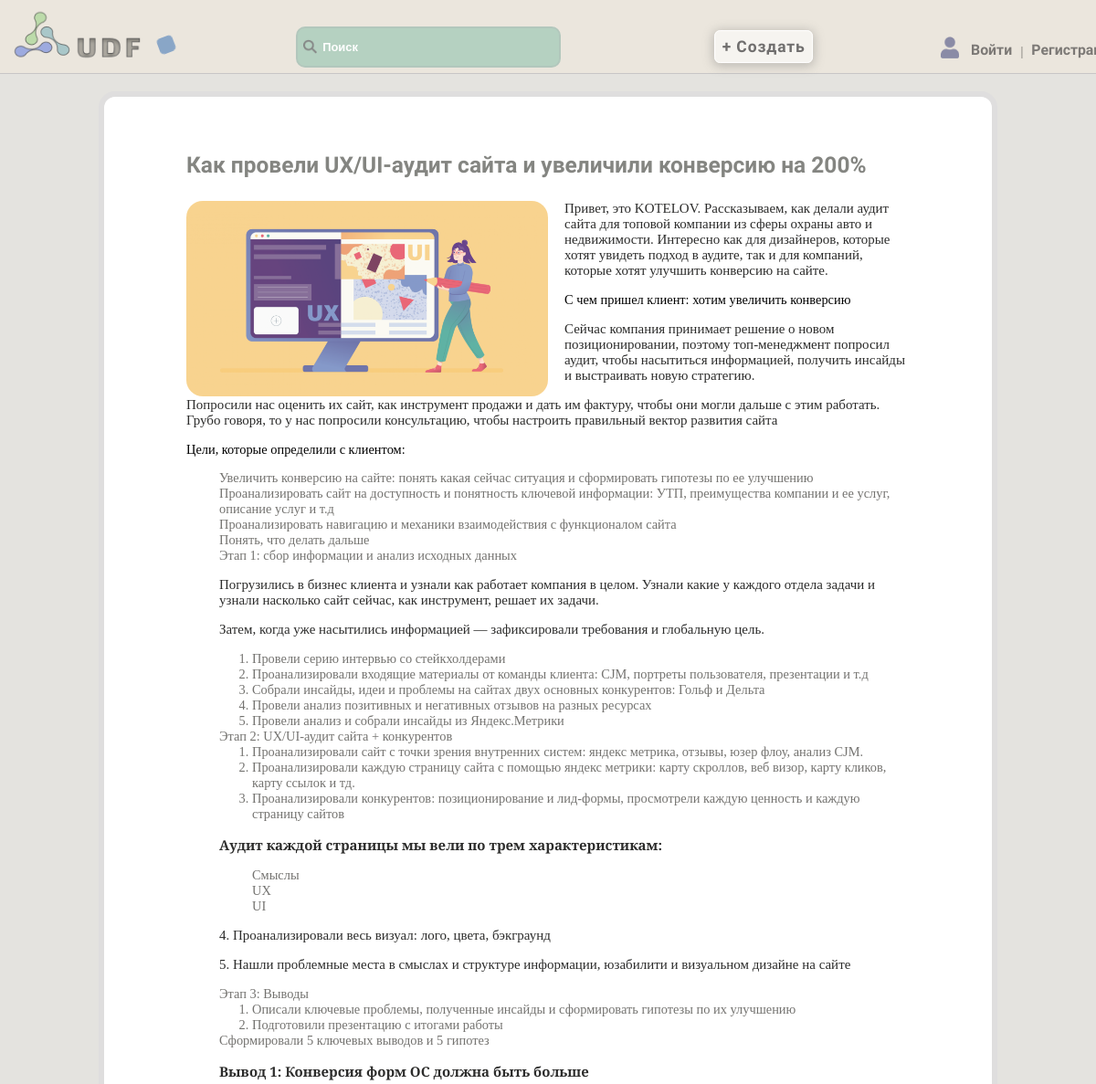
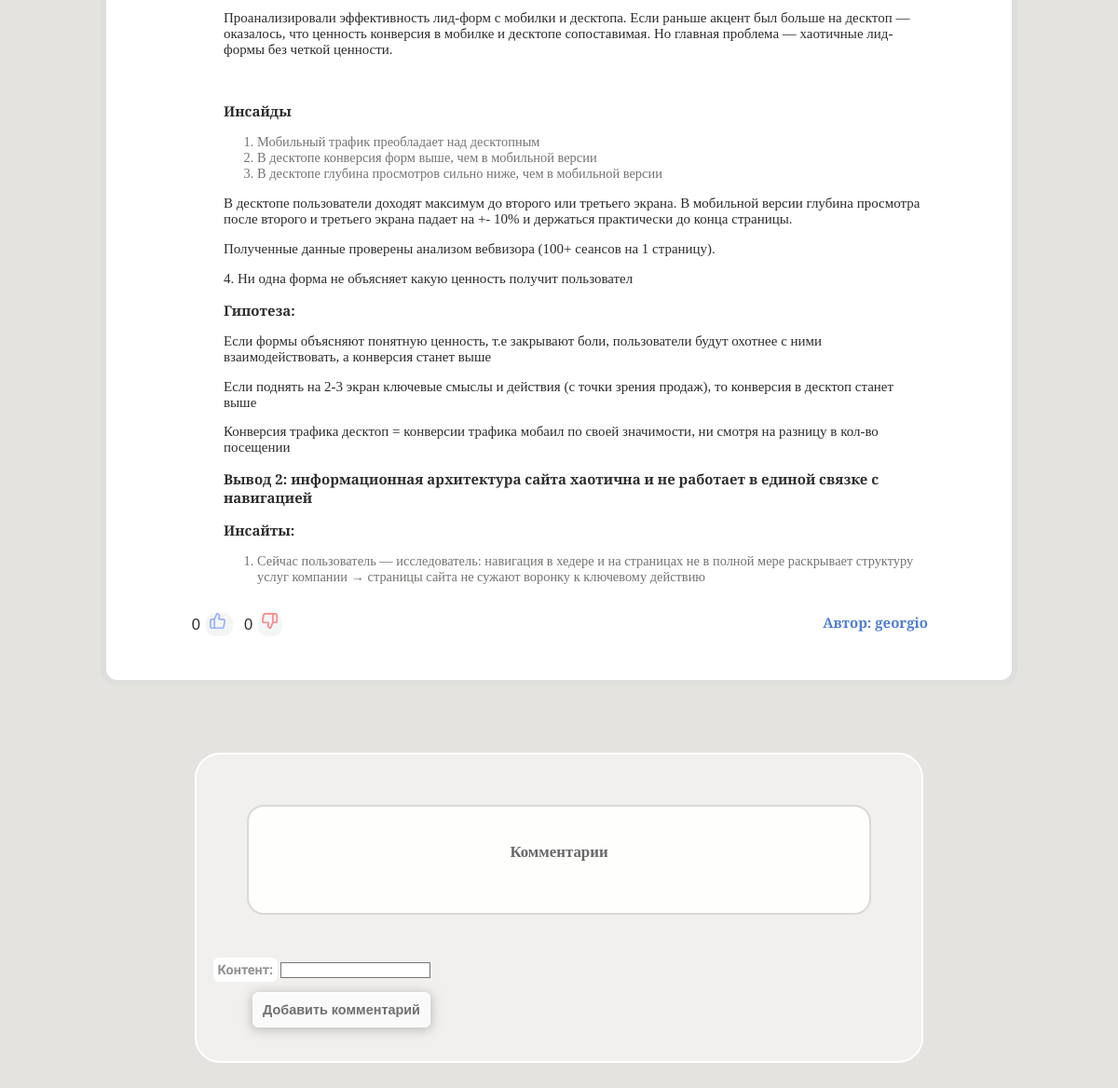
/22/review/, run on the app's committed database (2 pictures, top to bottom).
### articles/models.py (models this page shows, shortened)
class Article(models.Model):
    title = models.CharField(max_length=255, verbose_name='Статья')  # Заголовок статьи
    content = models.TextField(verbose_name='Контент')  # Содержание статьи
    author = models.ForeignKey(settings.AUTH_USER_MODEL, on_delete=models.CASCADE, verbose_name='Автор')  # Автор статьи
    created_at = models.DateTimeField(auto_now_add=True, verbose_name='Дата')  # Дата создания статьи
    photo = models.ImageField(upload_to='photo', blank=True, verbose_name='Изображение')  # Изображение для статьи
    likes = models.ManyToManyField(settings.AUTH_USER_MODEL, related_name='liked_articles')  # Пользователи, поставившие лайк
    dislikes = models.ManyToManyField(settings.AUTH_USER_MODEL, related_name='disliked_articles')  # Пользователи, поставившие дизлайк
    category = models.ForeignKey('Category', on_delete=models.PROTECT, verbose_name="Категория")  # Категория статьи
    views = models.PositiveIntegerField(default=0, verbose_name='Просмотры')  # Количество просмотров
    def increment_views(self, user=None):
        if user and user.is_authenticated:
            self.views += 1
            self.save()  # Увеличивает количество просмотров статьи

### accounts/models.py (models this page shows, shortened)
class User(AbstractUser):
    username = models.CharField(max_length=150, unique=True, verbose_name='Имя')  # Поле для имени пользователя
    password = models.CharField(max_length=128, null=False, blank=False, verbose_name='Пароль')  # Поле для пароля пользователя
    bio = models.TextField(blank=True, verbose_name='Биография')  # Поле для биографии пользователя
    country = models.CharField(max_length=50, blank=True, verbose_name='Страна')  # Поле для страны пользователя
    city = models.CharField(max_length=50, blank=True, verbose_name='Город')  # Поле для города пользователя
    is_online = models.BooleanField(default=False, verbose_name='Статус')  # Поле для статуса онлайн/оффлайн пользователя
    occupation = models.CharField(max_length=50, blank=True, verbose_name='Род деятельности')  # Поле для профессии пользователя
    avatar = models.ImageField(upload_to='avatars', blank=True, verbose_name='Аватар')  # Поле для аватара пользователя
    date_joined = models.DateTimeField(auto_now_add=True, verbose_name='Дата')  # Дата регистрации пользователя
    email = models.EmailField(unique=True)  # Поле для электронной почты пользователя
    gender_choices = [
        ('M', 'Мужской'),
        ('F', 'Женский'),
    ]
    gender = models.CharField(max_length=1, choices=gender_choices, blank=True, verbose_name='Пол')  # Поле для указания пола пользователя
    age = models.IntegerField(blank=True, null=True, verbose_name='Возраст')  # Поле для возраста пользователя
    last_login = models.DateTimeField(default=timezone.now)  # Последний вход пользователя
    groups = None
    user_permissions = None
    def is_online(self):
        return (timezone.now() - self.last_login).seconds < 3600

### articles/views.py (the view, shortened to what this page needs)
# urls.py: path('<int:pk>/review/', review_article, name='review_article'),  # Обзор статьи
def review_article(request, pk):
    article = get_object_or_404(Article, pk=pk)
    if request.user == article.author:
        pass
    else:
        article.increment_views(request.user)
    user_has_bookmark = False
    if request.user.is_authenticated:
        user_has_bookmark = article.bookmark_set.filter(user=request.user).exists()
    comment_form = CommentForm()
    comments = Comment.objects.filter(article=article)
    return render(request, 'articles/review_article.html', {'article': article, 'user_has_bookmark': user_has_bookmark, 'comment_form': comment_form, 'comments': comments})

### articles/forms.py
class CommentForm(forms.ModelForm):
    class Meta:
        model = Comment  # Используемая модель - Comment
        fields = ['content']  # Поле формы - content
        widgets = {
            'content': TinyMCE(attrs={'class': 'content_comment'}),  # Использование TinyMCE для поля content
        }

### articles/templates/articles/review_article.html (shortened to what this page needs)
{% extends 'core/base.html' %}
{% load static %}
{% block content %}
<div class="review-container">
  <h3 class="review-title">{{ article.title }}</h3>
      {% if article.photo %}
      <img class="image-article" src="{{ article.photo.url }}" alt="{{ article.title }}">
      {% endif %}
  <p>{{ article.content|safe }}</p>
  <p class="review-author"> Автор: {{ article.author.username }}</p>
   <p class="content-likes-dislikes-bookmarkio-article">
     <span id="likes-count-{{ article.id }}" style="font-family: Arial, serif; font-size: 1.1em; font-weight:500; padding: 2px;">{{ article.likes.count }}</span>
     <span class="like-button" data-article-id="{{ article.id }}" data-is-liked="{{ article.is_liked }}" data-is-disliked="{{ article.is_disliked }}">
     </span>
     <span id="dislikes-count-{{ article.id }}" style="font-family: Arial, serif; font-size: 1.1em; font-weight:500; padding: 2px;" >{{ article.dislikes.count }}</span>
     <span class="dislike-button" data-article-id="{{ article.id }}" data-is-liked="{{ article.is_liked }}" data-is-disliked="{{ article.is_disliked }}">
     </span>
   </p>
</div>
<div class="content-commentary">
  <div class="comment-area">
    <h3>Комментарии</h3>
  </div>
  <div class="add-comment-area">
  <form method="post" action="{% url 'add_comment' article.id %}">
    {{ comment_form.as_p }}
  <button class="review-bt" type="submit">Добавить комментарий</button>
  </form>
  </div>
  </div>
{% endblock %}

### core/static/css/style.css (style rules this page uses)
body { margin: 0; padding: 0; background: rgba(93, 82, 57, 0.16); zoom: 0.9; opacity: 0; height: auto; }
ul { list-style: none; font-family: Spectral SC, serif; font-weight: 300; color: rgba(59, 58, 53, 0.71); }
label, #id_username { color: rgba(100, 100, 100, 0.7); font-weight: bold; font-family: Roboto Condensed, serif; }
.content-likes-dislikes-bookmarkio-article { display: inline-block; }
.like-button, .dislike-button { background: rgba(74, 85, 98, 0.06); padding: 5px; border-radius: 11px; }
.like-button, .dislike-button { margin-right: 11px; cursor: pointer; }
.like-button svg, .dislike-button svg { width: 19px; height: 19px; }
.comment-area { padding: 5px; background-color: rgba(255, 255, 255, 0.88); border-radius: 20px; border: 3px solid rgba(128, 128, 128, 0.29); width: 730px; height: auto; color: rgba(72, 71, 71, 0.82); font-family: Georgia,serif; margin: 40px; white-space: pre-line; }
.comment-area h3 { text-align: center; }
.content-commentary { background-color: rgba(255, 255, 255, 0.45); margin: 80px auto 0; margin-bottom: 40px; border-radius: 30px; padding: 20px 20px 0; border: 3px solid white; }
.review-bt { padding: 11px; font-size: 1em; font-weight: bold; background-color: rgba(255, 255, 255, 0.7); box-shadow: 0 2px 12px 2px rgba(112, 110, 110, 0.36); color: rgba(82, 81, 81, 0.82); border: 1px solid rgb(255, 255, 255); border-radius: 7px; cursor: pointer; transition: background-color ease-in-out 0.3s, color ease-in-out 0.3s; }
.add-comment-area form button.review-bt { float: right; }
.add-comment-area { margin-bottom: 40px; display: flex; justify-content: space-between; }
.add-comment-area label[for='id_content'] { padding: 5px; background-color: white; border-radius: 7px; }
.image-article { max-width: 50%; max-height: 50%; border-radius: 20px; opacity: 0.8; float: left; margin-right: 20px; }
.review-container { flex-basis: 50%; padding: 40px 100px; width: 880px; background-color: rgb(255, 255, 255); border-radius: 20px; margin: 111px auto 0; border: 7px solid rgba(167, 165, 165, 0.363); word-break: break-word; }
.review-container .review-author { float: right; font-weight: 600; color: #3d6fd2e7; }
.review-container p { color: #2c2c2b; font-family: Spectral SC, serif; font-weight: 400; font-size: 1.04em; word-break: break-word; }
.review-title { font-family: Play, serif; font-size: 1.7em; color: rgba(109, 110, 105, 0.84); }

### data on the page
Article: title "Как провели UX/UI-аудит сайта и увеличили конверсию на 200%", photo (picture), content "Привет, это KOTELOV. Рассказываем, как делали аудит сайта для топовой компании из сферы охраны авто и недвижимости. Интересно как для дизайнеров, которые хотят увидеть подход в аудите, так и для компаний, которые хотят улучшить конверсию на сайте. С чем пришел клиент: хотим увеличить конверсию Сейчас компания принимает решение о новом позиционировании, поэтому топ-менеджмент попросил аудит, чтобы насытиться информацией, получить инсайды и выстраивать новую стратегию. Попросили нас оценить их сайт, как инструмент продажи и дать им фактуру, чтобы они могли дальше с этим работать. Грубо говоря, то у нас попросили консультацию, чтобы настроить правильный вектор развития сайта Цели, которые…", author.username "georgio", likes.count "0", dislikes.count "0"
